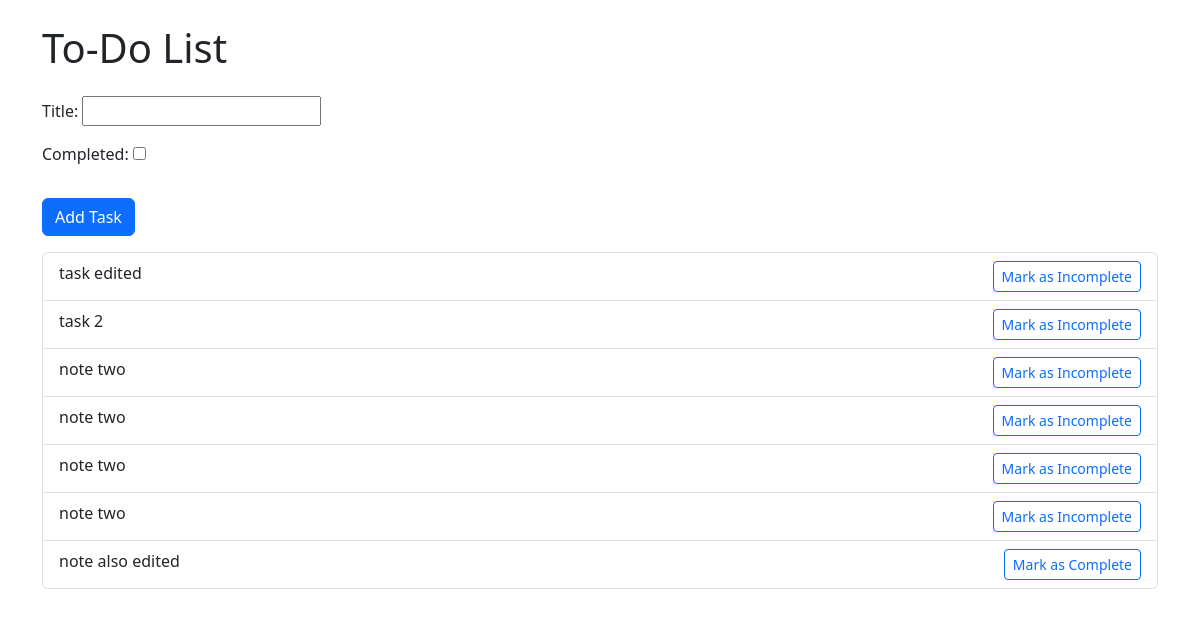
Before: / with the older database file.
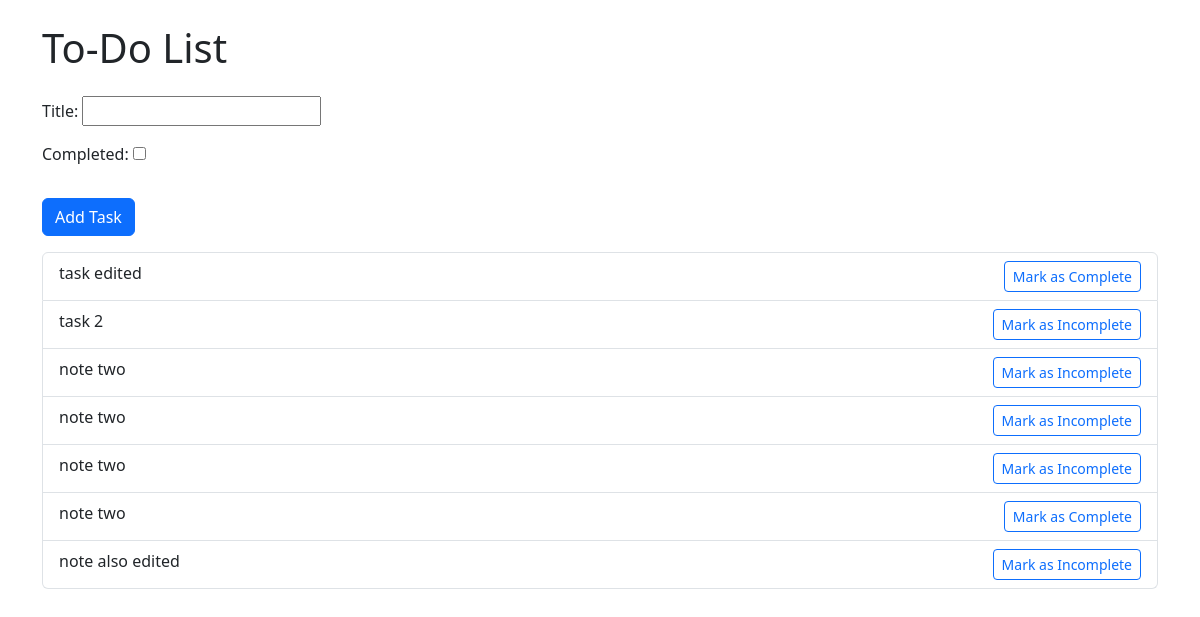
After: the same page with the newer database file.
### tasks/models.py (models this page shows, shortened)
class Task(models.Model):
    title = models.CharField(max_length=200)
    completed = models.BooleanField(default=False)
    created_at = models.DateTimeField(auto_now_add=True)

### tasks/views.py (the view)
# urls.py: path('', views.TaskList, name='task_list'),
def TaskList(request):
    tasks = Task.objects.all()
    form = TaskForm()
    if request.method == 'POST':
        form = TaskForm(request.POST)
        if form.is_valid():
            form.save()
            return redirect('task_list')
    return render(request, 'tasks/task_list.html', {'tasks': tasks, 'form': form})

### tasks/forms.py
class TaskForm(forms.ModelForm):
    class Meta:
        model = Task
        fields =['title', 'completed']

### tasks/templates/tasks/task_list.html (shortened to what this page needs)
<!DOCTYPE html>
<html>
<head>
    <link rel="stylesheet" href="https://cdn.jsdelivr.net/npm/bootstrap@5.3.3/dist/css/bootstrap.min.css">
</head>
<body>
    <div class="container">
        <h1 class="my-4">To-Do List</h1>
        <form method="POST">
            {{ form.as_p }}
            <button type="submit" class="btn btn-primary my-3">Add Task</button>
        </form>
        <ul class="list-group">
            {% for task in tasks %}
            <li class="list-group-item">
                {{ task.title }}
                <a href="{% url 'task_update' task.id %}" class="btn btn-sm btn-outline-primary float-end">
                    {% if task.completed %}
                    Mark as Incomplete
                    {% else %}
                    Mark as Complete
                    {% endif %}
                </a>
            </li>
            {% endfor %}
        </ul>
    </div>
</body>
</html>

Changed rows visible on the page:
changed Task "task edited": completed "Mark as Incomplete" → "Mark as Complete"
changed Task (number 6 of 7 on the later page): completed "Mark as Incomplete" → "Mark as Complete"
changed Task "note also edited": completed "Mark as Complete" → "Mark as Incomplete"
